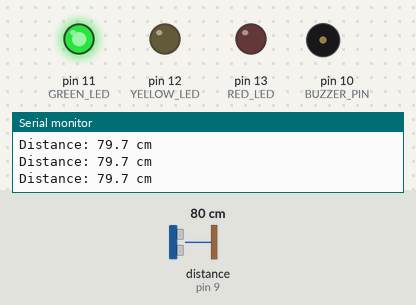
A sketch run on a simulated Arduino Uno, built with avr-gcc and run on an emulated ATmega328P. On the bench: output pins drawn as LEDs (lit = HIGH), buzzer (waves = sounding, pin HIGH), the last lines printed to the serial monitor. Wiring (inferred from the names in the program): ultrasonic range finder: trigger pin 8; echo pin 9. The test bench sets the inputs (shaded band); at power-on: distance to the obstacle (sensor on pin 9) 80 cm. The echo pulse lasts 58.3 µs per cm; pins used as bus, display or sensor lines are not drawn.

Above: at 1.3 s.
1.4 s: distance to the obstacle (sensor on pin 9) set to 2 cm
At 1.7 s:
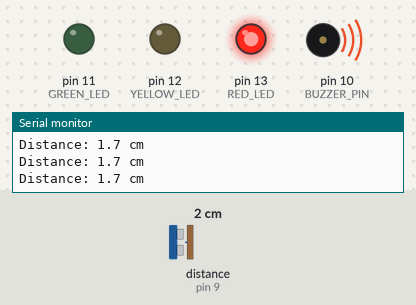
4.4 s: distance to the obstacle (sensor on pin 9) set to 19 cm
7.4 s: distance to the obstacle (sensor on pin 9) set to 22 cm
At 8.7 s:
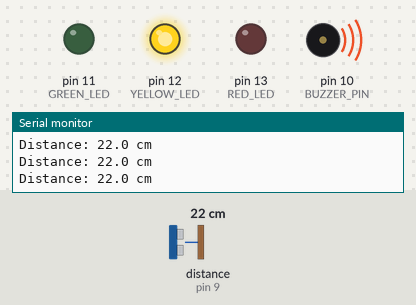
10.4 s: distance to the obstacle (sensor on pin 9) set to 9 cm
At 10.56 s:
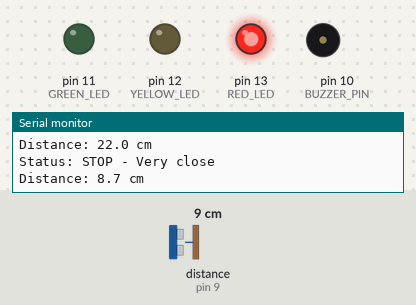
13.4 s: distance to the obstacle (sensor on pin 9) set to 23 cm
At 13.9 s:
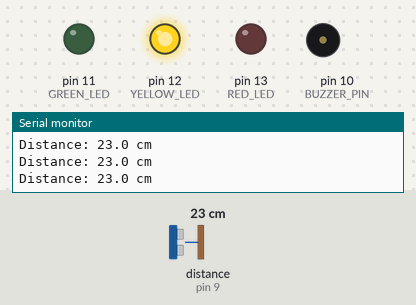
Timing chart, 0 to 17.4 s (numbered marks = the images above; inputs shaded):
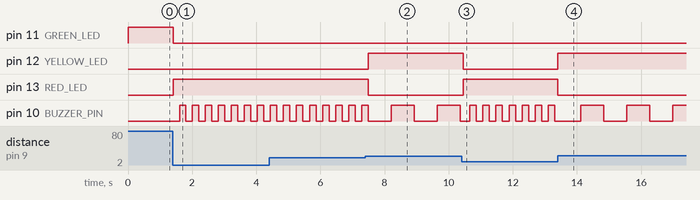

Measured:
- the behaviour switches between 20 and 21 cm on distance to the obstacle (sensor on pin 9) (found by bisection; images 1 and 2)
- after the input at 1.4 s, pin 11 (GREEN_LED): HIGH → LOW at once; pin 13 (RED_LED): LOW → HIGH at once; pin 10 (BUZZER_PIN): alternates HIGH for 0.20 s and LOW for 0.20 s, starting after 0.21 s
- after the input at 7.4 s, pin 12 (YELLOW_LED): LOW → HIGH after 0.10 s; pin 13 (RED_LED): HIGH → LOW after 0.10 s; pin 10 (BUZZER_PIN): alternates HIGH for 0.72 s and LOW for 0.72 s, starting after 0.81 s
- after the input at 10.4 s, pin 12 (YELLOW_LED): HIGH → LOW after 0.06 s; pin 13 (RED_LED): LOW → HIGH after 0.06 s; pin 10 (BUZZER_PIN): alternates HIGH for 0.20 s and LOW for 0.20 s, starting after 0.26 s
- after the input at 13.4 s, pin 12 (YELLOW_LED): LOW → HIGH at once; pin 13 (RED_LED): HIGH → LOW at once; pin 10 (BUZZER_PIN): alternates HIGH for 0.72 s and LOW for 0.72 s, starting after 0.72 s

The sketch:

parking_sensor.ino
```cpp
/*
  IoT Student Lab
  Project 20: Parking Sensor
  Platform: Arduino Uno
  Sensor: HC-SR04 Ultrasonic Sensor
  Actuators: Buzzer + LEDs
  Concept: Distance Measurement + Thresholds + millis() Timing
*/

const int TRIG_PIN = 8;
const int ECHO_PIN = 9;

const int BUZZER_PIN = 10;

const int GREEN_LED = 11;
const int YELLOW_LED = 12;
const int RED_LED = 13;

// Distance thresholds in centimetres
const float SAFE_DISTANCE = 50.0;
const float STOP_DISTANCE = 20.0;

// HC-SR04 timeout
const unsigned long ECHO_TIMEOUT = 30000UL;

// Buzzer timing
const unsigned long CAUTION_INTERVAL = 700;
const unsigned long STOP_INTERVAL = 180;

enum Zone {
  SAFE,
  CAUTION,
  STOP
};

Zone currentZone = SAFE;
Zone previousZone = SAFE;

unsigned long lastBeepTime = 0;
bool buzzerState = false;

float measureDistanceCm() {
  digitalWrite(TRIG_PIN, LOW);
  delayMicroseconds(2);

  digitalWrite(TRIG_PIN, HIGH);
  delayMicroseconds(10);

  digitalWrite(TRIG_PIN, LOW);

  unsigned long duration = pulseIn(ECHO_PIN, HIGH, ECHO_TIMEOUT);

  if (duration == 0) {
    return -1.0;
  }

  return duration * 0.0343 / 2.0;
}

Zone determineZone(float distance) {
  if (distance < 0) {
    return SAFE;
  }

  if (distance <= STOP_DISTANCE) {
    return STOP;
  }

  if (distance <= SAFE_DISTANCE) {
    return CAUTION;
  }

  return SAFE;
}

void setIndicators(Zone zone) {
  digitalWrite(GREEN_LED, LOW);
  digitalWrite(YELLOW_LED, LOW);
  digitalWrite(RED_LED, LOW);

  if (zone == SAFE) {
    digitalWrite(GREEN_LED, HIGH);
  }
  else if (zone == CAUTION) {
    digitalWrite(YELLOW_LED, HIGH);
  }
  else if (zone == STOP) {
    digitalWrite(RED_LED, HIGH);
  }
}

void updateBuzzer(Zone zone) {
  unsigned long interval = 0;

  if (zone == CAUTION) {
    interval = CAUTION_INTERVAL;
  }
  else if (zone == STOP) {
    interval = STOP_INTERVAL;
  }

  // Safe zone: buzzer remains OFF
  if (interval == 0) {
    buzzerState = false;
    digitalWrite(BUZZER_PIN, LOW);
    return;
  }

  if (millis() - lastBeepTime >= interval) {
    lastBeepTime = millis();

    buzzerState = !buzzerState;
    digitalWrite(BUZZER_PIN, buzzerState ? HIGH : LOW);
  }
}

void printZone(Zone zone) {
  if (zone == SAFE) {
    Serial.println("Status: SAFE");
  }
  else if (zone == CAUTION) {
    Serial.println("Status: CAUTION - Slow down");
  }
  else if (zone == STOP) {
    Serial.println("Status: STOP - Very close");
  }
}

void setup() {
  pinMode(TRIG_PIN, OUTPUT);
  pinMode(ECHO_PIN, INPUT);

  pinMode(BUZZER_PIN, OUTPUT);

  pinMode(GREEN_LED, OUTPUT);
  pinMode(YELLOW_LED, OUTPUT);
  pinMode(RED_LED, OUTPUT);

  digitalWrite(TRIG_PIN, LOW);
  digitalWrite(BUZZER_PIN, LOW);

  setIndicators(SAFE);

  Serial.begin(9600);

  Serial.println("================================");
  Serial.println("   IoT Student Lab");
  Serial.println("   Project 20: Parking Sensor");
  Serial.println("================================");
  Serial.println("SAFE    : > 50 cm");
  Serial.println("CAUTION : 20 - 50 cm");
  Serial.println("STOP    : <= 20 cm");
  Serial.println();
}

void loop() {
  float distance = measureDistanceCm();

  currentZone = determineZone(distance);

  // Update LEDs when the zone changes
  if (currentZone != previousZone) {
    setIndicators(currentZone);

    buzzerState = false;
    digitalWrite(BUZZER_PIN, LOW);
    lastBeepTime = millis();

    printZone(currentZone);

    previousZone = currentZone;
  }

  // Display distance
  Serial.print("Distance: ");

  if (distance < 0) {
    Serial.println("No echo detected");
  }
  else {
    Serial.print(distance, 1);
    Serial.println(" cm");
  }

  updateBuzzer(currentZone);

  delay(100);
}
```
